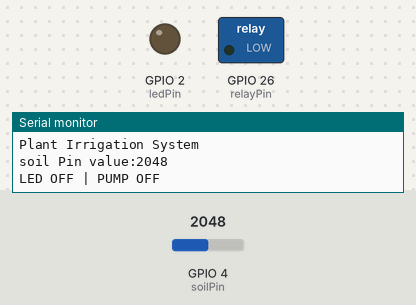
This sketch was run on a simulated ESP32. On the bench: switched loads named in the sketch (green lamp = pin HIGH), output pins drawn as LEDs (lit = HIGH), the last lines printed to the serial monitor. The test bench sets the inputs (shaded band); at power-on: GPIO 4 (soilPin) = 2048. WiFi joins after 1.5 s; servers stay silent unless stated.

Above: at 6.7 s.
6.8 s: GPIO 4 (soilPin) set to 3167
16.7 s: GPIO 4 (soilPin) set to 3285
At 26.7 s:
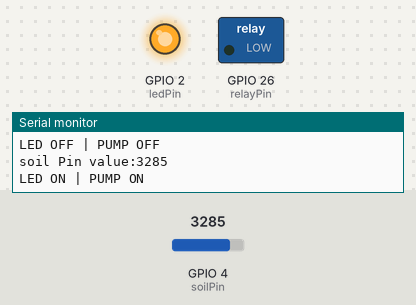
27.0 s: GPIO 4 (soilPin) set to 3190
At 36.7 s:
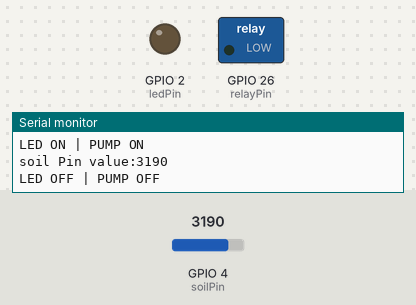
37.0 s: GPIO 4 (soilPin) set to 3270
At 46.9 s:
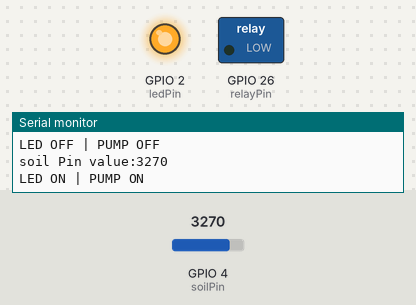
Timing chart, 0 to 48.0 s (numbered marks = the images above; inputs shaded):
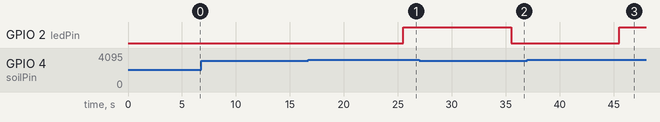

Measured:
- the behaviour switches between 3230 and 3231 on GPIO 4 (soilPin) (found by bisection; images 0 and 1)
- after the input at 16.7 s, GPIO 2 (ledPin): LOW → HIGH after 8.8 s
- after the input at 27.0 s, GPIO 2 (ledPin): HIGH → LOW after 8.5 s
- after the input at 37.0 s, GPIO 2 (ledPin): LOW → HIGH after 8.5 s

The sketch:

plant_irrigation_system.ino.ino
```cpp
#include <WiFi.h>
#include <WebServer.h>

const int ledPin = 2;
const int soilPin = 4;
const int relayPin = 26;
const int DRY_VALUE = 3400;
const int WET_VALUE = 3100;
const int threshold = 3230;

const char* ssid = "Tuwaiq's Students";
const char* password = "Tuwaiq@001";

WebServer server(80);

String getHTML() {
  int rawValue = analogRead(soilPin);

  String html = "<!DOCTYPE html><html>";
  html += "<head><meta charset='UTF-8'>";
  html += "<meta name='viewport' content='width=device-width, initial-scale=1.0'>";
  html += "<title>Plant Irrigation</title>";
  html += "<meta http-equiv='refresh' content='5'>";
  html += "<style>";
  html += "body { font-family: Arial; text-align: center; background: #e8f5e9; padding: 30px; }";
  html += "h1 { color: #2e7d32; }";
  html += ".card { background: white; padding: 20px; border-radius: 12px; margin: 20px auto; max-width: 400px; box-shadow: 0 2px 8px rgba(0,0,0,0.1); }";
  html += ".value { font-size: 48px; font-weight: bold; color: #2e7d32; }";
  html += "</style></head><body>";
  html += "<h1>🌱 Plant Irrigation System</h1>";
  html += "<div class='card'>";
  html += "<h2>Soil Moisture (Raw)</h2>";
  html += "<p class='value'>" + String(rawValue) + "</p>";
  html += "</div>";
  html += "</body></html>";

  return html;
}

void setup() {
  Serial.begin(115200);
  delay(1000);

  pinMode(ledPin, OUTPUT);
  pinMode(soilPin, INPUT);

  pinMode(relayPin, OUTPUT);
  digitalWrite(relayPin, LOW);

  Serial.println("Connecting to Wifi");
  WiFi.begin(ssid, password);

  if (WiFi.status() != WL_CONNECTED){
    Serial.print(".");
    delay(500);
  }
  Serial.println();

  // Wait for the IP to be assigned
  delay(4000);

  Serial.println("Wi-Fi connected!");
  Serial.print("IP address: ");
  Serial.println(WiFi.localIP());

  server.on("/", []() {
    server.send(200, "text/html", getHTML());
  });

  server.begin();
  Serial.println("Web server started!");
  Serial.print("Open this in your browser: http://");
  Serial.println(WiFi.localIP());

  Serial.println();
  Serial.println("Plant Irrigation System");
}

void loop() {
  server.handleClient();
  int soilValue = analogRead(soilPin);

  Serial.print("soil Pin value:");
  Serial.println(soilValue);

  if(soilValue > threshold){
    digitalWrite(ledPin, HIGH);
    //digitalWrite(relayPin, HIGH);
    Serial.println("LED ON | PUMP ON");
  } else {
    digitalWrite(ledPin, LOW);
    //digitalWrite(relayPin, LOW);
    Serial.println("LED OFF | PUMP OFF");
  }

  delay(10000);

}
```
